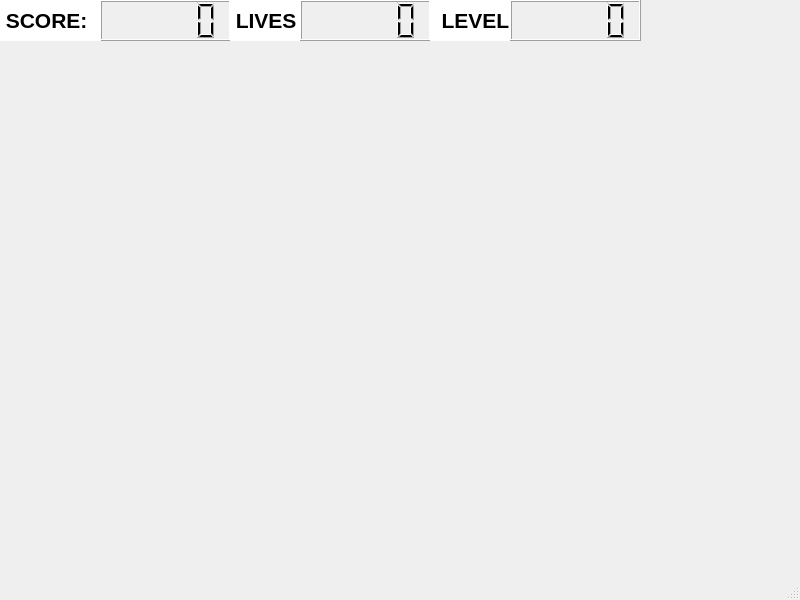
<?xml version="1.0" encoding="UTF-8"?>
<ui version="4.0">
 <class>MainWindow</class>
 <widget class="QMainWindow" name="MainWindow">
  <property name="geometry">
   <rect>
    <x>0</x>
    <y>0</y>
    <width>800</width>
    <height>600</height>
   </rect>
  </property>
  <property name="windowTitle">
   <string>Virus Invaders</string>
  </property>
  <widget class="QWidget" name="centralwidget">
   <widget class="QLCDNumber" name="scoreLcd">
    <property name="geometry">
     <rect>
      <x>100</x>
      <y>0</y>
      <width>131</width>
      <height>41</height>
     </rect>
    </property>
    <property name="styleSheet">
     <string notr="true"/>
    </property>
   </widget>
   <widget class="QLabel" name="label">
    <property name="geometry">
     <rect>
      <x>0</x>
      <y>0</y>
      <width>101</width>
      <height>41</height>
     </rect>
    </property>
    <property name="font">
     <font>
      <pointsize>16</pointsize>
      <weight>75</weight>
      <bold>true</bold>
     </font>
    </property>
    <property name="autoFillBackground">
     <bool>false</bool>
    </property>
    <property name="styleSheet">
     <string notr="true">background-color: white;</string>
    </property>
    <property name="text">
     <string> SCORE:</string>
    </property>
   </widget>
   <widget class="QLabel" name="label_2">
    <property name="geometry">
     <rect>
      <x>230</x>
      <y>0</y>
      <width>71</width>
      <height>41</height>
     </rect>
    </property>
    <property name="font">
     <font>
      <pointsize>16</pointsize>
      <weight>75</weight>
      <bold>true</bold>
     </font>
    </property>
    <property name="autoFillBackground">
     <bool>false</bool>
    </property>
    <property name="styleSheet">
     <string notr="true">background-color: white;</string>
    </property>
    <property name="text">
     <string> LIVES</string>
    </property>
   </widget>
   <widget class="QLCDNumber" name="livesLcd">
    <property name="geometry">
     <rect>
      <x>300</x>
      <y>0</y>
      <width>131</width>
      <height>41</height>
     </rect>
    </property>
    <property name="styleSheet">
     <string notr="true">background-color: rgb(0, 0. 0);</string>
    </property>
   </widget>
   <widget class="QLabel" name="label_3">
    <property name="geometry">
     <rect>
      <x>430</x>
      <y>0</y>
      <width>81</width>
      <height>41</height>
     </rect>
    </property>
    <property name="font">
     <font>
      <pointsize>16</pointsize>
      <weight>75</weight>
      <bold>true</bold>
     </font>
    </property>
    <property name="autoFillBackground">
     <bool>false</bool>
    </property>
    <property name="styleSheet">
     <string notr="true">background-color: white;</string>
    </property>
    <property name="text">
     <string>  LEVEL</string>
    </property>
   </widget>
   <widget class="QLCDNumber" name="levelLcd">
    <property name="geometry">
     <rect>
      <x>510</x>
      <y>0</y>
      <width>131</width>
      <height>41</height>
     </rect>
    </property>
    <property name="styleSheet">
     <string notr="true">background-color: rgb(0, 0. 0);</string>
    </property>
   </widget>
  </widget>
  <widget class="QMenuBar" name="menubar">
   <property name="geometry">
    <rect>
     <x>0</x>
     <y>0</y>
     <width>800</width>
     <height>21</height>
    </rect>
   </property>
  </widget>
  <widget class="QStatusBar" name="statusbar"/>
 </widget>
 <resources/>
 <connections/>
</ui>
